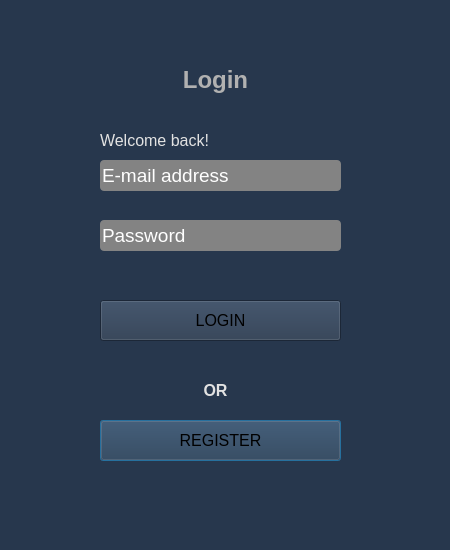
<?xml version="1.0" encoding="UTF-8"?>
<ui version="4.0">
 <class>Dialog</class>
 <widget class="QDialog" name="Dialog">
  <property name="geometry">
   <rect>
    <x>0</x>
    <y>0</y>
    <width>450</width>
    <height>550</height>
   </rect>
  </property>
  <property name="font">
   <font>
    <pointsize>14</pointsize>
   </font>
  </property>
  <property name="windowTitle">
   <string>Dialog</string>
  </property>
  <property name="styleSheet">
   <string notr="true">background-color: rgb(39, 55, 77);</string>
  </property>
  <widget class="QLabel" name="label_log">
   <property name="geometry">
    <rect>
     <x>150</x>
     <y>60</y>
     <width>131</width>
     <height>41</height>
    </rect>
   </property>
   <property name="text">
    <string>&lt;html&gt;&lt;head/&gt;&lt;body&gt;&lt;p align=&quot;center&quot;&gt;&lt;span style=&quot; font-size:18pt; font-weight:700; color:#b1b1b1;&quot;&gt;Login&lt;/span&gt;&lt;/p&gt;&lt;/body&gt;&lt;/html&gt;</string>
   </property>
  </widget>
  <widget class="QLabel" name="label_wel">
   <property name="geometry">
    <rect>
     <x>100</x>
     <y>130</y>
     <width>161</width>
     <height>21</height>
    </rect>
   </property>
   <property name="text">
    <string>&lt;html&gt;&lt;head/&gt;&lt;body&gt;&lt;p&gt;&lt;span style=&quot; font-size:12pt; color:#e2e2e2;&quot;&gt;Welcome back!&lt;/span&gt;&lt;/p&gt;&lt;/body&gt;&lt;/html&gt;</string>
   </property>
  </widget>
  <widget class="QLineEdit" name="email">
   <property name="geometry">
    <rect>
     <x>100</x>
     <y>160</y>
     <width>241</width>
     <height>31</height>
    </rect>
   </property>
   <property name="styleSheet">
    <string notr="true">background-color: rgb(131, 131, 131);
color: rgb(255, 255, 255);
border-radius: 4px;</string>
   </property>
   <property name="text">
    <string>E-mail address</string>
   </property>
  </widget>
  <widget class="QLineEdit" name="password">
   <property name="geometry">
    <rect>
     <x>100</x>
     <y>220</y>
     <width>241</width>
     <height>31</height>
    </rect>
   </property>
   <property name="styleSheet">
    <string notr="true">background-color: rgb(131, 131, 131);
color: rgb(255, 255, 255);
border-radius: 4px;</string>
   </property>
   <property name="text">
    <string>Password</string>
   </property>
   <property name="echoMode">
    <enum>QLineEdit::Normal</enum>
   </property>
  </widget>
  <widget class="QLabel" name="label_or">
   <property name="geometry">
    <rect>
     <x>150</x>
     <y>380</y>
     <width>131</width>
     <height>21</height>
    </rect>
   </property>
   <property name="text">
    <string>&lt;html&gt;&lt;head/&gt;&lt;body&gt;&lt;p align=&quot;center&quot;&gt;&lt;span style=&quot; font-size:12pt; font-weight:700; color:#e2e2e2;&quot;&gt;OR&lt;/span&gt;&lt;/p&gt;&lt;/body&gt;&lt;/html&gt;</string>
   </property>
  </widget>
  <widget class="QPushButton" name="register_btn">
   <property name="geometry">
    <rect>
     <x>100</x>
     <y>420</y>
     <width>241</width>
     <height>41</height>
    </rect>
   </property>
   <property name="font">
    <font>
     <pointsize>12</pointsize>
    </font>
   </property>
   <property name="styleSheet">
    <string notr="true"> QPushButton#register_btn:pressed {
     background-color: rgb(157, 178, 191);     
 };
background-color: rgb(82, 109, 130);
color: rgb(255, 255, 255);
border-radius: 5px;
</string>
   </property>
   <property name="text">
    <string>REGISTER</string>
   </property>
   <property name="checkable">
    <bool>false</bool>
   </property>
   <property name="default">
    <bool>false</bool>
   </property>
  </widget>
  <widget class="QPushButton" name="login_btn">
   <property name="geometry">
    <rect>
     <x>100</x>
     <y>300</y>
     <width>241</width>
     <height>41</height>
    </rect>
   </property>
   <property name="font">
    <font>
     <pointsize>12</pointsize>
    </font>
   </property>
   <property name="styleSheet">
    <string notr="true"> QPushButton#login_btn:pressed {
     background-color: rgb(157, 178, 191);     
 };
background-color: rgb(82, 109, 130);
color: rgb(255, 255, 255);
border-radius: 5px;
</string>
   </property>
   <property name="text">
    <string>LOGIN</string>
   </property>
   <property name="checkable">
    <bool>false</bool>
   </property>
   <property name="default">
    <bool>false</bool>
   </property>
  </widget>
 </widget>
 <resources/>
 <connections/>
</ui>
